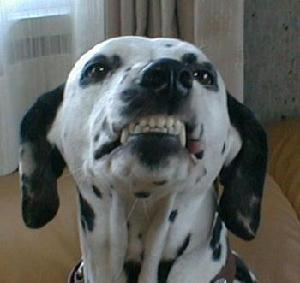
#> input picture image-processing/image-recognition/data_image/image_000.jpg, 300 x 283 px
$ python ContentBasedImageRetrival.py
#> lines starting #> are read from the running program, lines starting #| are printed output that depends on the picture
import cv2
import numpy


# create histograms database and takes input image from user
def contend_based_image_retrieval():
    number_of_hist = create_images_histograms()
#> in create_images_histograms, image is the input picture: shape (283, 300, 3); mean B, G, R 94.1, 97.5, 94.9
#> in get_histogram, `gray_image = cv2.cvtColor(image, cv2.COLOR_BGR2GRAY)`:
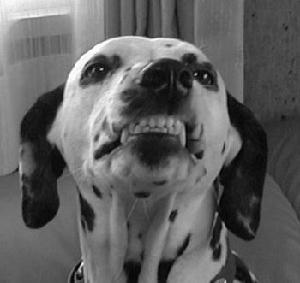
#> gray_image: shape (283, 300); min 1, max 255, mean 96.3
#> after the loop in lbp, `for i in range(1, rows - 1):`:
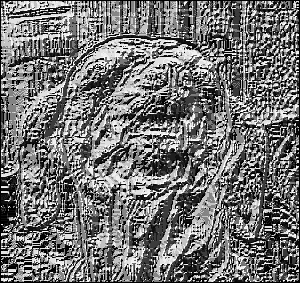
#> lbp_image: shape (283, 300); min 0, max 255, mean 115.4
#> pass 2 of the loop in create_images_histograms, `while flag == 0:`:
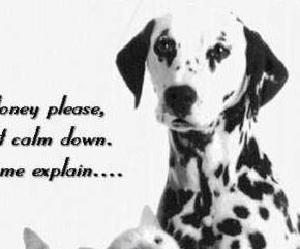
#> input picture image-processing/image-recognition/data_image/image_001.jpg, 300 x 249 px
#> in create_images_histograms, image is the input picture: shape (249, 300, 3); mean B, G, R 196.8, 196.8, 196.8
#> gray_image: shape (249, 300)
#> after the loop in lbp (call 2), `for i in range(1, rows - 1):`:
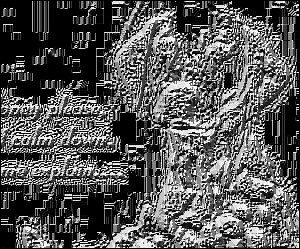
#> lbp_image: shape (249, 300); min 0, max 255, mean 87.6
    #number_of_hist = 70
    image_name = input("> Write image name which you want to find : ")
#> the answer given: data_image/image_000.jpg
    while image_name is not None:
        index_of_images = find_similar_image(number_of_hist, image_name, True)  # find similar based on RGB
#> after the loop in find_similar_image, `for i in range(0, number_of_hist):`: distance_list = [0, 4.07]
#> after the loop in get_index, `for i in range(0, 5):`: distance_list = [100, 4.07]
#> in find_similar_image, `similar_image_index_list = get_index(distance_list, number_of_hist)`: similar_image_index_list = [0, 0, 0, 0, 0]
#> index_of_images = [0, 0, 0, 0, 0]
        if index_of_images != -1:
            print("Similar image based on colour:")
            for i in index_of_images:
                print("     data_image/image_00" + str(i))
#> this loop made 5 passes
#|      data_image/image_000
#|      data_image/image_000
#|      data_image/image_000
#|      data_image/image_000
#|      data_image/image_000
                # show_image(index_of_images)

            index_of_images = find_similar_image(number_of_hist, image_name, False)  # find similar based on LBP
            print("Similar image based on LBP:")
            for i in index_of_images:
                print("     data_image/image_00" + str(i))
            # show_image(index_of_images)

        image_name = input("> Write image name which you want to find : ")
#> the answer given: data_image/image_001.jpg
#> pass 2 of the loop in contend_based_image_retrieval, `while image_name is not None:`:
#> index_of_images = [1, 0, 0, 0, 0]
#> the loop in contend_based_image_retrieval, `for i in index_of_images:` made 5 passes
#|      data_image/image_001
#|      data_image/image_000
#|      data_image/image_000
#|      data_image/image_000
#|      data_image/image_000
#> the answer given: data_image/image_001.jpg


# create histograms of test images and save all histograms in the 'histograms' file
def create_images_histograms():
    flag = 0
    i = 0
    while flag == 0:
        image_name = 'data_image/image_00' + str(i) + '.jpg'
        image = cv2.imread(image_name)  # image is read with OpenCV library
        if image is None:
            print('> All image`s histograms have been writen in a file\n')
            flag = 1
        else:
            print('> Histograms of  the image_00' + str(i) + ' are creating... ')
            file_name = 'histograms/hist_00' + str(i) + '.npy'
            numpy.save(file_name, get_histogram(image))
            i += 1

    return i


# create histograms of searching image and find 5 image which is similar to it.
# is_rgb : true if we compare images based on RGB, false if we compare images based on LBP
def find_similar_image(number_of_hist, image_name, is_rgb):
    image = cv2.imread(image_name)
    if image is None:
        print('Image not found! <Usage : test_image/image_0016.jpg >')
        return -1

    image_histogram = get_histogram(image)
    distance_list = numpy.zeros(number_of_hist, dtype=numpy.double)
    for i in range(0, number_of_hist):
        file_name = 'histograms/hist_00' + str(i) + '.npy'
        saved_histogram = numpy.load(file_name)
        distance_list[i] = distance(saved_histogram, image_histogram, is_rgb)  # store the distance

    similar_image_index_list = get_index(distance_list, number_of_hist)
    return similar_image_index_list


# take the distances, find minimum 5 distance and return their index(which is index of image).
def get_index(distance_list, size):
    min_index_list = []
    for i in range(0, 5):
        min_index = 0
        for j in range(i + 1, size):
            if distance_list[j] < distance_list[min_index]:
                min_index = j

        min_index_list.append(min_index)
        distance_list[min_index] = 100  # When the minimum distance is found, make it's value 100
    return min_index_list


def lbp(gray_image, rows, cols):
    lbp_image = numpy.zeros((rows, cols), dtype=numpy.uint8)
    for i in range(1, rows - 1):
        for j in range(1, cols - 1):
            current_pixel = gray_image[i][j]
            new_pixel = 0
            if gray_image[i - 1][j - 1] > current_pixel:
                new_pixel += 1
            new_pixel *= 2
            if gray_image[i - 1][j] > current_pixel:
                new_pixel += 1
            new_pixel *= 2
            if gray_image[i - 1][j + 1] > current_pixel:
                new_pixel += 1
            new_pixel *= 2
            if gray_image[i][j + 1] > current_pixel:
                new_pixel += 1
            new_pixel *= 2
            if gray_image[i + 1][j + 1] > current_pixel:
                new_pixel += 1
            new_pixel *= 2
            if gray_image[i + 1][j] > current_pixel:
                new_pixel += 1
            new_pixel *= 2
            if gray_image[i + 1][j - 1] > current_pixel:
                new_pixel += 1
            new_pixel *= 2
            if gray_image[i][j - 1] > current_pixel:
                new_pixel += 1

            lbp_image[i][j] = new_pixel
    return lbp_image


def normalize(hist, number_of_pixels):
    for i in range(0, 256):
        hist[0][i] = (hist[0][i] / number_of_pixels)
        hist[1][i] = (hist[1][i] / number_of_pixels)
        hist[2][i] = (hist[2][i] / number_of_pixels)
        hist[3][i] = (hist[3][i] / number_of_pixels)

    return hist


def get_histogram(image):
    rows = image.shape[0]  # assign rows
    cols = image.shape[1]  # assign cols

    gray_image = cv2.cvtColor(image, cv2.COLOR_BGR2GRAY)
    lbp_image = lbp(gray_image, rows, cols)  # calculate lbp of the mage

    hist = numpy.zeros((4, 256), dtype=numpy.double)  # define 4 Histogram and arrange them as 0(int)
    for i in range(0, rows):
        for j in range(0, cols):
            blue_index = image[i, j, 0]  # look at the current pixel's blue value and increase
            green_index = image[i, j, 1]  # look at the current pixel's green value and increase
            red_index = image[i, j, 2]  # look at the current pixel's red value and increase
            lbp_index = lbp_image[i, j]

            hist[0][blue_index] += 1
            hist[1][green_index] += 1
            hist[2][red_index] += 1
            hist[3][lbp_index] += 1

    normalized_hist = normalize(hist, rows * cols)
    return normalized_hist


def distance(hist_1, hist_2, is_rgb):
    if is_rgb:
        dist = 0
        for i in range(0, 256):
            dist += abs(hist_1[0][i] - hist_2[0][i])
            dist += abs(hist_1[1][i] - hist_2[1][i])
            dist += abs(hist_1[2][i] - hist_2[2][i])
    else:
        dist = 0
        for i in range(0, 256):
            dist += abs(hist_1[3][i] - hist_2[3][i])

    return dist


def show_image(index_of_image):
    image_name = 'data_image/image_00' + str(index_of_image) + '.jpg'
    image = cv2.imread(image_name)  # image is read with OpenCV library
    if image is None:
        print('> Image not found')
        return -2
    cv2.imshow('Result', image)
    cv2.waitKey(0)


#> (the run stopped early here; a loop or call above may not have finished)
